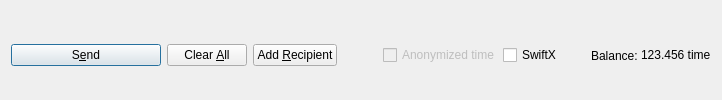
         <widget class="QFrame" name="frame_Send">
          <layout class="QHBoxLayout" name="horizontalLayout">
           <property name="bottomMargin">
            <number>0</number>
           </property>
           <item>
            <widget class="QPushButton" name="sendButton">
             <property name="minimumSize">
              <size>
               <width>150</width>
               <height>0</height>
              </size>
             </property>
             <property name="toolTip">
              <string>Confirm the send action</string>
             </property>
             <property name="text">
              <string>S&amp;end</string>
             </property>
             <property name="icon">
              <iconset resource="../time.qrc">
               <normaloff>:/icons/send</normaloff>:/icons/send</iconset>
             </property>
             <property name="autoDefault">
              <bool>false</bool>
             </property>
             <property name="default">
              <bool>true</bool>
             </property>
            </widget>
           </item>
           <item>
            <widget class="QPushButton" name="clearButton">
             <property name="sizePolicy">
              <sizepolicy hsizetype="Minimum" vsizetype="Fixed">
               <horstretch>0</horstretch>
               <verstretch>0</verstretch>
              </sizepolicy>
             </property>
             <property name="toolTip">
              <string>Clear all fields of the form.</string>
             </property>
             <property name="text">
              <string>Clear &amp;All</string>
             </property>
             <property name="icon">
              <iconset resource="../time.qrc">
               <normaloff>:/icons/remove</normaloff>:/icons/remove</iconset>
             </property>
             <property name="autoDefault">
              <bool>false</bool>
             </property>
            </widget>
           </item>
           <item>
            <widget class="QPushButton" name="addButton">
             <property name="toolTip">
              <string>Send to multiple recipients at once</string>
             </property>
             <property name="text">
              <string>Add &amp;Recipient</string>
             </property>
             <property name="icon">
              <iconset resource="../time.qrc">
               <normaloff>:/icons/add</normaloff>:/icons/add</iconset>
             </property>
             <property name="autoDefault">
              <bool>false</bool>
             </property>
            </widget>
           </item>
           <item>
            <spacer name="horizontalSpacer">
             <property name="orientation">
              <enum>Qt::Horizontal</enum>
             </property>
             <property name="sizeHint" stdset="0">
              <size>
               <width>40</width>
               <height>20</height>
              </size>
             </property>
            </spacer>
           </item>
           <item>
            <layout class="QHBoxLayout" name="horizontalLayout_2">
             <property name="spacing">
              <number>3</number>
             </property>
             <item>
              <widget class="QCheckBox" name="checkzECA">
               <property name="enabled">
                <bool>false</bool>
               </property>
               <property name="text">
                <string>Anonymized time</string>
               </property>
              </widget>
             </item>
             <item>
              <widget class="QCheckBox" name="checkSwiftTX">
               <property name="enabled">
                <bool>true</bool>
               </property>
               <property name="minimumSize">
                <size>
                 <width>85</width>
                 <height>0</height>
                </size>
               </property>
               <property name="text">
                <string>SwiftX</string>
               </property>
              </widget>
             </item>
             <item>
              <widget class="QLabel" name="label">
               <property name="text">
                <string>Balance:</string>
               </property>
              </widget>
             </item>
             <item>
              <widget class="QLabel" name="labelBalance">
               <property name="sizePolicy">
                <sizepolicy hsizetype="Preferred" vsizetype="Fixed">
                 <horstretch>0</horstretch>
                 <verstretch>0</verstretch>
                </sizepolicy>
               </property>
               <property name="cursor">
                <cursorShape>IBeamCursor</cursorShape>
               </property>
               <property name="text">
                <string notr="true">123.456 time</string>
               </property>
               <property name="textInteractionFlags">
                <set>Qt::LinksAccessibleByMouse|Qt::TextSelectableByKeyboard|Qt::TextSelectableByMouse</set>
               </property>
              </widget>
             </item>
            </layout>
           </item>
          </layout>
         </widget>
